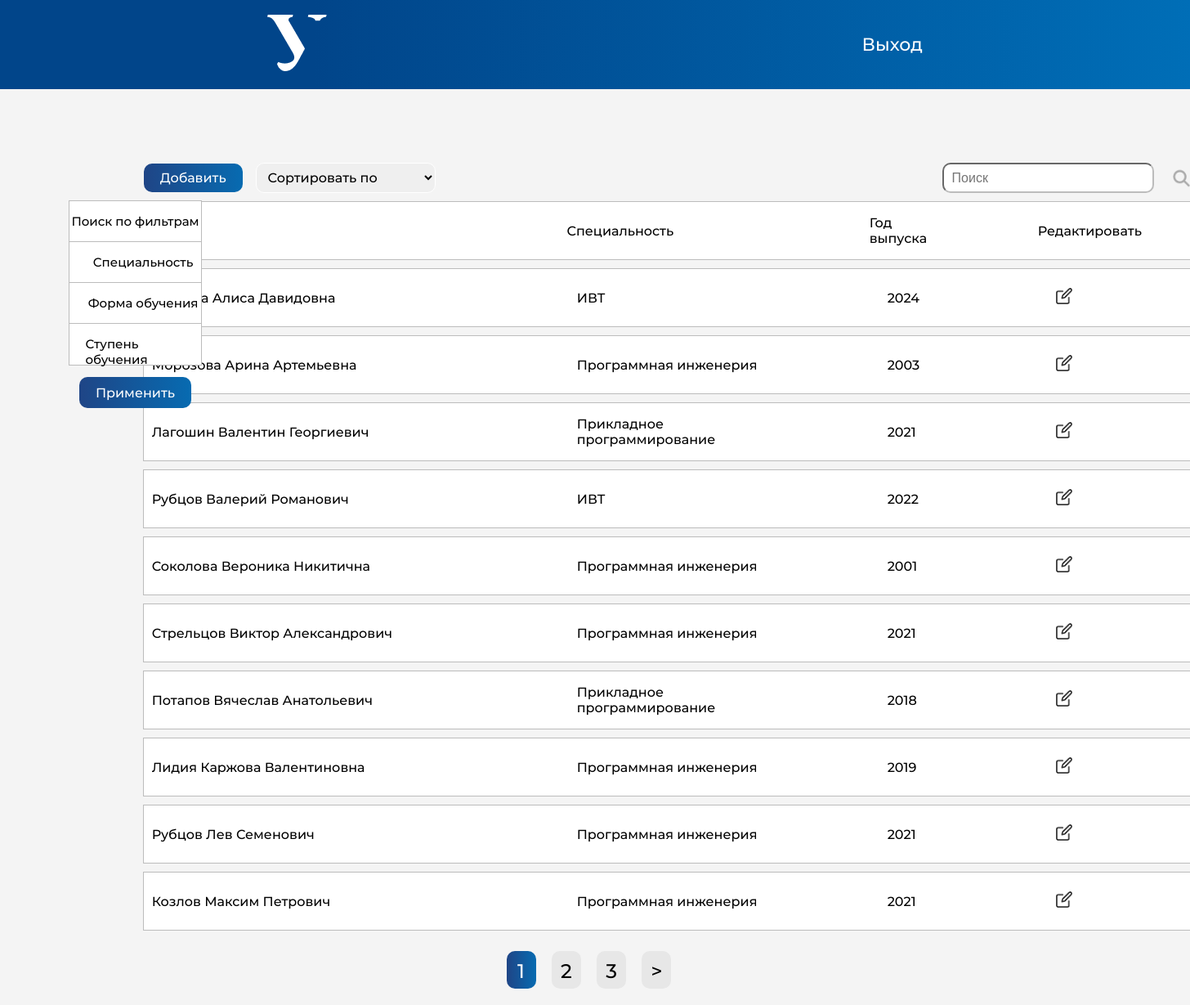
/students/allStudents/ (signed in), run on the app's committed database.
### students/models.py (models this page shows, shortened)
class Student(models.Model):
    first_name = models.CharField(max_length=255)
    last_name = models.CharField(max_length=255)
    patronymic = models.CharField(max_length=255, blank=True, null=True)
    phone_number = models.CharField(max_length=12, blank=True, null=True)
    email = models.EmailField(max_length=255, blank=True, null=True)
    birth_date = models.DateField(blank=True, null=True)
    start_education_date = models.IntegerField(blank=True, null=True)
    end_education_date = models.IntegerField(blank=True, null=True)
    living_place = models.CharField(max_length=255, blank=True, null=True)
    is_deleted = models.BooleanField(default=False)
    added_date = models.DateTimeField(auto_now_add=True)
    group = models.CharField(max_length=255, blank=True, null=True)
    specialization = models.ForeignKey(Specialization, on_delete=models.SET_NULL, null=True)
    education_form = models.ForeignKey(EducationForm, on_delete=models.SET_NULL, blank=True, null=True)
    education_stage = models.ForeignKey(EducationStage, related_name='education_stage', on_delete=models.SET_NULL, blank=True, null=True)
    financing_form = models.ForeignKey(FinancingForm, on_delete=models.SET_NULL, blank=True, null=True)
    citizenship = models.ForeignKey(Citizenship, on_delete=models.SET_NULL, blank=True, null=True)
    class Meta:
        verbose_name = "Студент"
        verbose_name_plural = "Студенты"
        ordering = ['first_name', '-start_education_date']

class Specialization(models.Model):
    title = models.CharField(max_length=255)
    class Meta:
        verbose_name = "Специальность"
        verbose_name_plural = "Специальности"
    def __str__(self):
        return self.title

### students/views.py (the view, shortened to what this page needs)
# urls.py: path('allStudents/', all_students, name='all_students'),
@login_required
def all_students(request):
    students = Student.objects.all()
    form = FilterForm(request.GET)
    selected_filters = []
    if form.is_valid():
        specializations = form.cleaned_data['specialization']
        education_form = form.cleaned_data['education_form']
        education_stage = form.cleaned_data['education_stage']
        if specializations:
            students = students.filter(specialization__in=specializations)
            selected_filters += list(specializations)
        if education_form:
            students = students.filter(education_form__in=education_form)
            selected_filters += list(education_form)
        if education_stage:
            students = students.filter(education_stage__in=education_stage)
            selected_filters += list(education_stage)
    query = request.GET.get('query')
    sort_option = request.GET.get('sort_option')
    if sort_option == 'inc_year':
        students = students.order_by('end_education_date')
    elif sort_option == 'dec_year':
        students = students.order_by('-end_education_date')
    elif sort_option == 'inc_last_name':
        students = students.order_by('last_name')
    paginator = Paginator(students, 10)
    page_number = request.GET.get('page')
    page_obj = paginator.get_page(page_number)
    context = {
        'page_obj': page_obj, 'sort_option': sort_option, 'query': query, 'form': form,
        'selected_filters': selected_filters
    }
    return render(request, 'students/students_table.html', context)

### students/forms.py
class FilterForm(forms.Form):
    specialization = forms.ModelMultipleChoiceField(queryset=Specialization.objects.all(),
                                                    widget=forms.CheckboxSelectMultiple, to_field_name='title',
                                                    required=False)
    education_form = forms.ModelMultipleChoiceField(queryset=EducationForm.objects.all(),
                                                    widget=forms.CheckboxSelectMultiple, to_field_name='title',
                                                    required=False)
    education_stage = forms.ModelMultipleChoiceField(queryset=EducationStage.objects.all(),
                                                     widget=forms.CheckboxSelectMultiple, to_field_name='title',
                                                     required=False)

### students/templates/students/students_table.html (shortened to what this page needs)
{% load static %}
<!DOCTYPE html>
<html lang="en">
<head>
    <link rel="stylesheet" href="{% static 'styles/new_style.css' %}">
    <link rel="stylesheet" href="{% static 'styles/header.css' %}">
</head>
<body>
<div class="header">
    <div class="container1">
        <div class="header-line1">
            <div class="header-logo">
                <img class="logotype" src="{% static 'icons/URFU.png' %}" alt="">
            </div>
            <div class="nav">
                <a class="nav-item1" href="{% url 'logout' %}">Выход</a>
            </div>
        </div>
    </div>
</div>
<form id="sort-form" method="GET" action="{% url 'students:all_students' %}">
    <div class="container">
        <div class="left_table">
            <div class="naming_filter">
                <p class="label-title">Поиск по фильтрам</p>
            </div>
            <div class="dropdown-checkbox form-group">
                <p class="label-title">Специальность</p>
            </div>
            <div class="dropdown-checkbox form-group">
                <p class="label-title">Форма обучения</p>
            </div>
            <div class="dropdown-checkbox form-group">
                <p class="label-title">Ступень обучения</p>
            </div>
        <button class="filter-button">Применить</button>
        </div>
        <div class="central">
            <div class="block">
                <a class="blue-button" href="{% url 'students:create_student' %}">Добавить</a>
                <select name="sort_option" id="sort-select" class="sort-select">
                    <option value="" {% if sort_option is None %}selected{% endif %}>Сортировать по</option>
                </select>
                <input type="text" name="query" class="search-input" {% if query %} value="{{ query }}" {% endif %}
                       placeholder="Поиск">
                <button class="lupa-button"><img src="{% static 'icons/lupa.png' %}" alt="Изображение" class="lupa">
                </button>
            </div>
            <div class="additional-block">
                <div class="fio">ФИО</div>
                <div class="specialization">Специальность</div>
                <div class="year">Год выпуска</div>
                <div class="year">Редактировать</div>
            </div>
            <div class="additional-blocks">
                {% for student in page_obj %}
                    <div class="additional-block">
                        <div class="fio">{{ student.last_name }} {{ student.first_name }} {{ student.patronymic|default:'' }}</div>
                        <div class="specialization">{{ student.specialization.code }} {{ student.specialization }}</div>
                        <div class="year">{{ student.end_education_date }}</div>
                        <a href="{% url 'students:student' student.id %}"><img src="{% static 'icons/edit-icon.png' %}"
                                                                               alt="Редактировать"
                                                                               class="edit-icon"></a>
                    </div>
                {% endfor %}
            </div>
        </div>
    </div>
</form>
{% if page_obj.has_other_pages %}
    <nav class="list-pages">
        <ul>
            {% for p in page_obj.paginator.page_range %}
                {% if page_obj.number == p %}
                    <li class="page-num page-num-selected">{{ p }}</li>
                {% elif p >= page_obj.number|add:-2 and p <= page_obj.number|add:2 %}
                    <li class="page-num">
                        <a href="?{{ request.GET.urlencode }}&page={{ p }}">{{ p }}</a>
                    </li>
                {% endif %}
            {% endfor %}
            {% if page_obj.has_next %}
                <li class="page-num">
                    <a href="?{{ request.GET.urlencode }}&page={{ page_obj.next_page_number }}">></a>
                </li>
            {% endif %}
        </ul>
    </nav>
{% endif %}
</body>
</html>

### static/styles/new_style.css (style rules this page uses)
body { margin: 0; padding: 0; background-color: #F4F4F4; }
.container { font-family: "Montserrat"; margin-top: 90px; display: grid; grid-template-columns: 12% auto 5%; place-items: center; background-color: #F4F4F4; }
.central { display: flex; flex-wrap: wrap; justify-content: center; }
.block { width: 1300px; height: 37px; margin-bottom: 10px; position: relative; display: flex; align-items: center; background-color: #F4F4F4; }
.additional-blocks { display: flex; flex-wrap: wrap; justify-content: center; }
.additional-block { width: 1300px; height: 70px; background-color: #ffffff; margin-bottom: 10px; display: flex; align-items: center; border: 1px solid #BCBCBC; }
.sort-select { width: 220px; font-family: "Montserrat"; margin-left: 16px; height: 100%; border-radius: 10px; padding: 5px 10px; font-size: 16px; border-color: #ffffff; display: flex; }
.filter-button { font-family: "Montserrat"; position: relative; height: 38px; background-image: linear-gradient(to right, #1F4586, #076BB1); color: white; border-radius: 10px; border: none; font-size: 16px; padding: 5px 20px; margin-top: 15px; text-decoration: none; align-self: flex-start; }
.search-input { width: 235px; margin-left: 620px; height: 90%; border-radius: 10px; padding: 0px 10px; font-size: 16px; border-color: #BCBCBC; display: flex; }
.lupa { width: 21px; height: 21px; position: absolute; top: 50%; right: 20px; transform: translateY(-50%); cursor: pointer; }
.lupa-button { display: inline-block; padding: 0; border: none; background-color: transparent; cursor: pointer; }
.fio { width: 350px; margin-right: 170px; margin-left: 10px; }
.specialization { width: 280px; margin-right: 100px; }
.year { width: 37px; margin-right: 169px; }
.edit-icon { width: 20px; height: 20px; margin-right: 20px; }
.blue-button { background-image: linear-gradient(to right, #1F4586, #076BB1); color: white; padding: 5px 20px; border-radius: 10px; border: none; height: 70%; text-align: center; text-decoration: none; display: flex; align-items: center; justify-content: center; }
.list-pages { text-align: center; margin: 0 0 20px 0; }
.list-pages ul { margin: 15px 0 0 0; padding: 0; list-style: none; }
.list-pages ul li { display: inline-block; margin: 0 15px 0 0; }
.list-pages li a { display: inline-block; margin: 0 15px 0 0; width: 36px; height: 36px; }
.list-pages a { color: #000; font-size: 24px; height: 100%; width: 100%; text-decoration: none; }
.list-pages .page-num, .page-num-selected { display: inline-block; width: 36px; height: 36px; padding: 10px 0 0 0; color: black; background-color: #E7E7E7; border: none; border-radius: 10px; }
.list-pages .page-num-selected { border: none; color: white; background-image: linear-gradient(to right, #1F4586, #076BB1); font-size: 24px; }
.left_table { font-family: "Montserrat"; display: grid; grid-template-rows: 37px 10px 50px 50px 50px 50px; justify-items: center; align-items: center; width: 115%; height: 100%; margin-left: 65px; margin-right: auto; }
.dropdown-checkbox, .naming_filter { position: relative; background: white; place-items: center; width: 80%; height: 100%; background-color: white; border: 1px solid #BCBCBC; }
.naming_filter { font-size: 15px; }
.dropdown-checkbox .label-title { font-size: 15px; text-align: left; padding-left: 12%; }
.label-title { text-align: center; }

### static/styles/header.css (style rules this page uses)
body { font-family: Montserrat; margin: 0px 0px; }
.header { background: linear-gradient(90deg, #01458A 26.35%, #0070B9 103.67%); }
.header-line1 { padding: 18px 0px 18px 0px; display: flex; align-items: center; justify-content: space-around; }
.nav-item1 { color: white; text-decoration: none; font-size: 22px; }

### data on the page
Student: first_name "Алиса", patronymic "Давидовна", specialization "ИВТ", end_education_date "2024"
Student: first_name "Арина", patronymic "Артемьевна", specialization "Программная инженерия", end_education_date "2003"
Student: last_name "Лагошин", first_name "Валентин", patronymic "Георгиевич", specialization "Прикладное программирование", end_education_date "2021"
Student: last_name "Рубцов", first_name "Валерий", patronymic "Романович", specialization "ИВТ", end_education_date "2022"
Student: last_name "Соколова", first_name "Вероника", patronymic "Никитична", specialization "Программная инженерия", end_education_date "2001"
Student: last_name "Стрельцов", first_name "Виктор", patronymic "Александрович", specialization "Программная инженерия", end_education_date "2021"
Student: last_name "Потапов", first_name "Вячеслав", patronymic "Анатольевич", specialization "Прикладное программирование", end_education_date "2018"
Student: last_name "Лидия", first_name "Каржова", patronymic "Валентиновна", specialization "Программная инженерия", end_education_date "2019"
Student: last_name "Рубцов", first_name "Лев", patronymic "Семенович", specialization "Программная инженерия", end_education_date "2021"
Student: last_name "Козлов", first_name "Максим", patronymic "Петрович", specialization "Программная инженерия", end_education_date "2021"

### other printed values
{{ p }} "1"
{{ p }} "2" "3"
